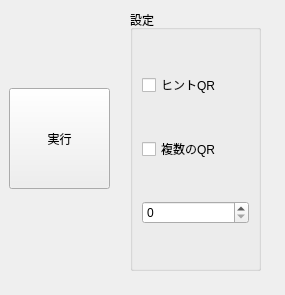
<?xml version="1.0" encoding="UTF-8"?>
<ui version="4.0">
 <class>QRCode</class>
 <widget class="QWidget" name="QRCode">
  <property name="geometry">
   <rect>
    <x>0</x>
    <y>0</y>
    <width>285</width>
    <height>295</height>
   </rect>
  </property>
  <property name="windowTitle">
   <string>Form</string>
  </property>
  <widget class="QPushButton" name="run">
   <property name="geometry">
    <rect>
     <x>9</x>
     <y>88</y>
     <width>101</width>
     <height>101</height>
    </rect>
   </property>
   <property name="text">
    <string>実行</string>
   </property>
  </widget>
  <widget class="QGroupBox" name="settings">
   <property name="geometry">
    <rect>
     <x>130</x>
     <y>10</y>
     <width>131</width>
     <height>261</height>
    </rect>
   </property>
   <property name="title">
    <string>設定</string>
   </property>
   <layout class="QGridLayout" name="gridLayout">
    <item row="0" column="0">
     <widget class="QCheckBox" name="is_hint">
      <property name="text">
       <string>ヒントQR</string>
      </property>
     </widget>
    </item>
    <item row="2" column="0">
     <widget class="QSpinBox" name="how_QR"/>
    </item>
    <item row="1" column="0">
     <widget class="QCheckBox" name="is_multi">
      <property name="text">
       <string>複数のQR</string>
      </property>
     </widget>
    </item>
   </layout>
  </widget>
 </widget>
 <resources/>
 <connections/>
</ui>
